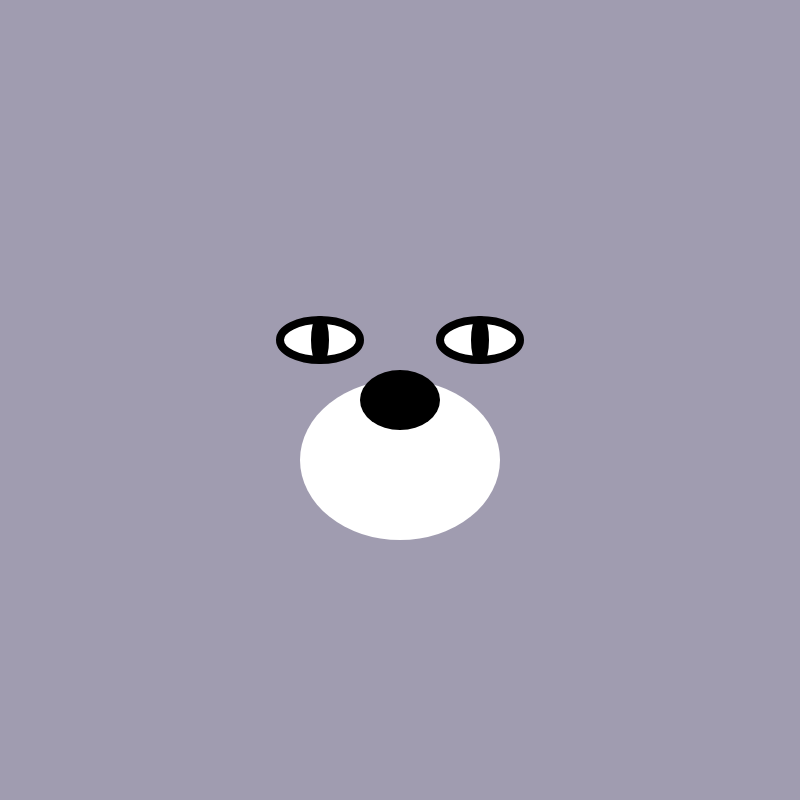
Frame 1 (no input)
Frame 60 (no input): identical to frame 1, image omitted
Frame 120 (the mouse pressed at the canvas centre since frame 60): identical to frame 1, image omitted

The p5.js sketch that drew this single still picture (run headless with seeded random() and noise() and a simulated clock; from frame 60 on, the mouse is pressed at the canvas centre):

// p5.js sketch
// ── sketch.js
let centerX = 400;
let centerY = 400;
let ratio = 1;

function setup() {
  createCanvas(800, 800);
}

function mousePressed() {
  centerX = mouseX;
  centerY = mouseY;
}

function draw() {
  background('#A09CB0');

  //고양이 그리기
  //그림을 그릴 때 상대적인 위치를 정해놓고 그리는 것이 편하다
  //예를 들어 코를 중심으로 그린다던지

  //입 흰부분
  noStroke();
  fill(255);
  ellipse(centerX, centerY + 60 * ratio, 200 * ratio, 160 * ratio);

  //코
  fill(0);
  noStroke();
  ellipse(centerX, centerY, 80 * ratio, 60 * ratio);

  //눈
  fill(255);
  stroke(0);
  strokeWeight(8);
  ellipse(centerX - 80 * ratio, centerY - 60 * ratio, 80 * ratio, 40 * ratio);
  ellipse(centerX + 80 * ratio, centerY - 60 * ratio, 80 * ratio, 40 * ratio);

  stroke(0);
  fill(0);
  ellipse(centerX - 80 * ratio, centerY - 60 * ratio, 10 * ratio, 40 * ratio);
  ellipse(centerX + 80 * ratio, centerY - 60 * ratio, 10 * ratio, 40 * ratio);
}
